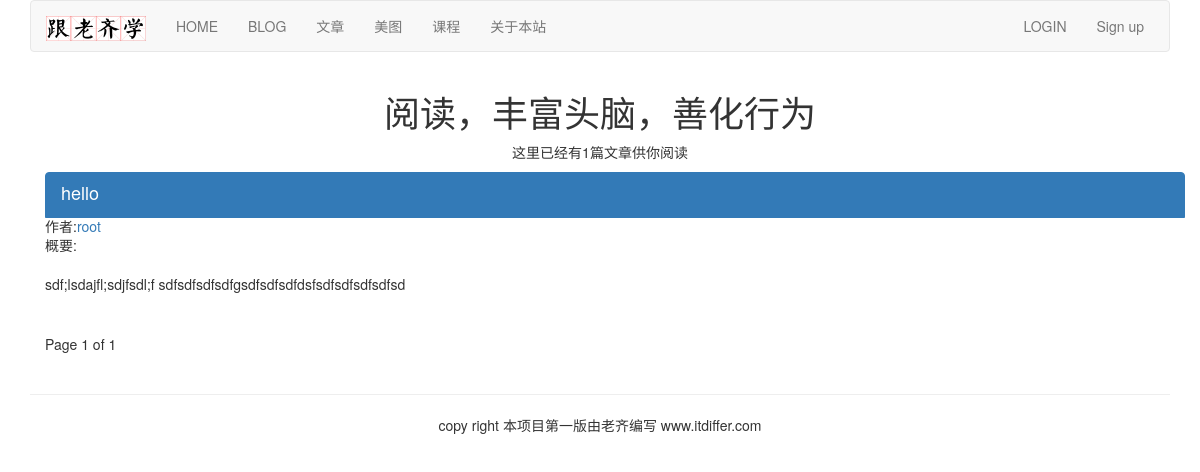
Page /article/list-article-titles/ on the earlier database version.
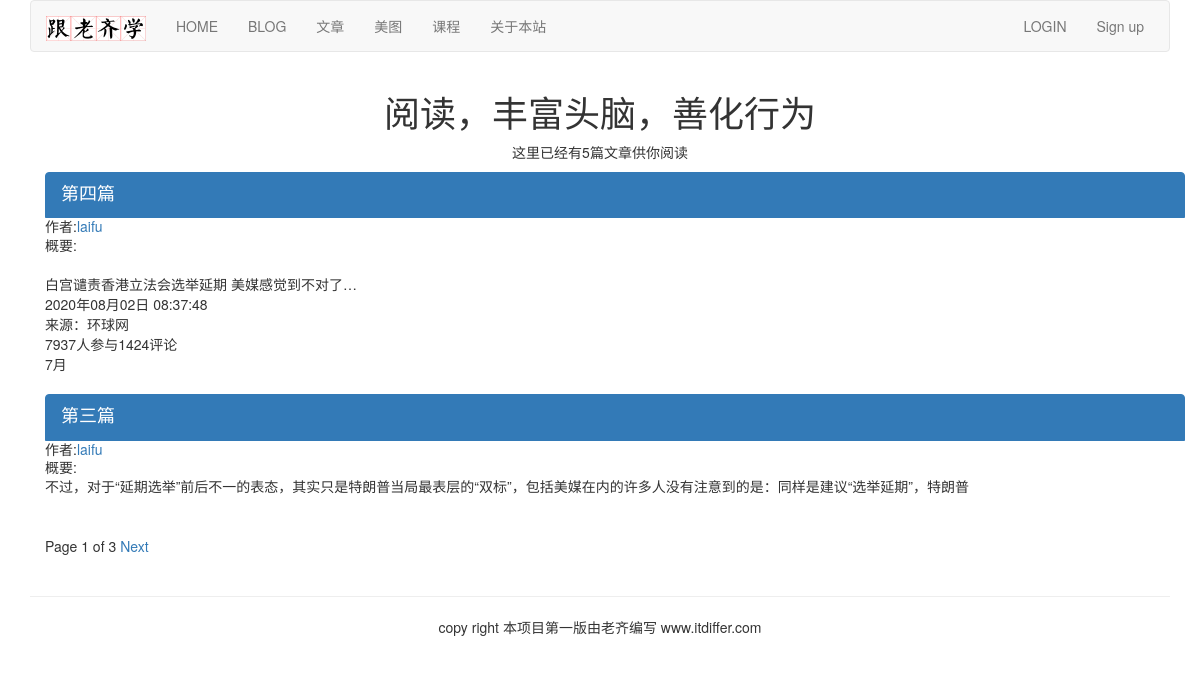
Same page on the later database version.
### article/models.py (models this page shows, shortened)
class ArticlePost(models.Model):
    author = models.ForeignKey(User, on_delete=models.CASCADE, related_name="article")
    title = models.CharField(max_length=200)
    slug = models.SlugField(max_length=500)
    column = models.ForeignKey(ArticleColumn, on_delete=models.CASCADE, related_name="article_column")
    body = models.TextField()
    created = models.DateTimeField(default=timezone.now)
    updated = models.DateTimeField(auto_now=True)
    users_like = models.ManyToManyField(User, related_name="articles_like", blank=True)
    article_tag = models.ManyToManyField(ArticleTag, related_name='article_tag', blank=True)
    class Meta:
        ordering = ("-updated",)
        index_together = (('id', 'slug'),)  # 对数据库中这两个字段建立索引
    def get_url_path(self):
        return reverse("article:article_content", args=[self.id, self.slug])

### article/list_views.py (the view)
# urls.py: path('list-article-titles/', list_views.article_titles, name="article_titles"),
def article_titles(request, username=None):
    if username:
        user = User.objects.get(username=username)
        articles_title = ArticlePost.objects.filter(author=user)
        try:
            userinfo = user.userinfo
        except:
            userinfo = None
    else:
        articles_title = ArticlePost.objects.all()
    paginator = Paginator(articles_title, 2)
    page = request.GET.get('page')
    try:
        current_page = paginator.page(page)   # 获取当前页
        articles = current_page.object_list   # 当前页的对象列
    except PageNotAnInteger:
        current_page = paginator.page(1)
        articles = current_page.object_list
    except EmptyPage:
        current_page = paginator.page(paginator.num_pages)
        articles = current_page.object_list
    if username:
        return render(request, "article/list/author_articles.html", {"articles": articles,
                                                                     "page": current_page,
                                                                     "userinfo": userinfo,
                                                                     "user": user})
    return render(request, "article/list/article_titles.html", {"articles": articles,
                                                                "page": current_page})

### article/templatetags/article_tags.py (called while the page is built)
@register.simple_tag
def total_articles():
    return ArticlePost.objects.count()

### templates/article/list/article_titles.html (shortened to what this page needs)
{% extends "base.html" %}
{% load article_tags %}
{% block content %}
<div class="row text-center vertical-middle-sm">
    <h1>阅读，丰富头脑，善化行为</h1>
    <p>这里已经有{% total_articles %}篇文章供你阅读</p>
</div>
<div class="container">
    {% for article in articles %}
    <div class="list-group">
        <a href="{{article.get_url_path}}" class="list-group-item active">
            <h4 class="list-group-item-heading">{{article.title}}</h4>
        </a>
        <p class="list-group-item-text">作者:<a href="{% url 'article:author_articles' article.author.username %}">{{article.author.username}}</a></p>
        <p class="list-group-item-text">概要:{{article.body|slice:'70'| linebreaks}}</p>
    </div>
    {% endfor %}
{% include "paginator.html" %}
</div>
{% endblock %}

Differences in the rows shown:
no longer on this page (row unchanged): ArticlePost: title "hello", author.username "root", body "sdf;lsdajfl;sdjfsdl;f sdfsdfsdfsdfgsdfsdfsdfdsfsdfsdfsdfsdfsd"
added ArticlePost: title "第四篇", author.username "laifu", body "白宫谴责香港立法会选举延期 美媒感觉到不对了… 2020年08月02日 08:37:48 来源：环球网 7937人参与1424评论 7月"
added ArticlePost: title "第三篇", author.username "laifu", body "不过，对于“延期选举”前后不一的表态，其实只是特朗普当局最表层的“双标”，包括美媒在内的许多人没有注意到的是：同样是建议“选举延期”，特朗普"
Other differences:
{{ page.paginator.num_pages }}: "1" → "3"
text no longer shown: "1"
text now shown: "5 Next"
